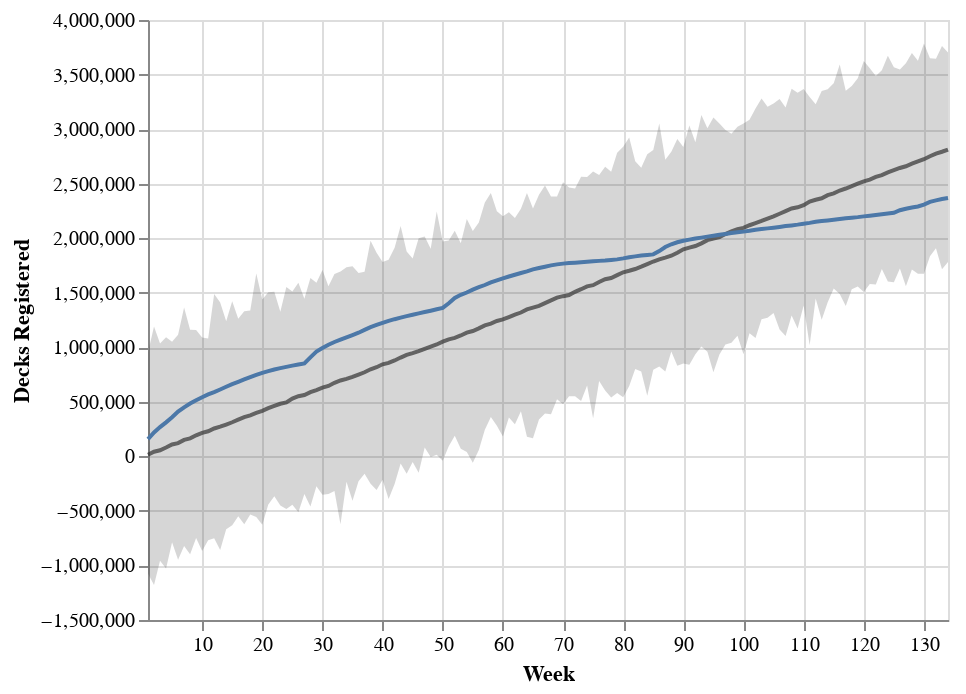

The cell this chart's notebook holds for it:
### Markdown cell above
This last plot is already interesting! While the fit is not great, we can see in the Residuals plot that the error in the model is relatively stable until week 80 and then increases over time. This coinsides with the first lockdown due to COVID-19 and restrictions on gatherings. So there was no competitive play at all, picking up new decks would have been impossible for many due to stores being closed and for most buying new decks would have been futile as joining others to play was prohibited.

So based on this finding, when creating a better model, it would be best to fit the model on the first 80 weeks and use the posterior predictor on the full range. The deviation of the model with the real data could give hints on the impact of COVID-19 on KeyForge sales.

To include interactive graphs on [blog.4dcu.be](https://blog.4dcu.be) the charts need to be compatible with vega-lite. These can be made in python using Altair. So below is a function to do this. Check out details [here](http://blog.4dcu.be/programming/2021/05/03/Interactive-Visualizations.html) .

### Code cell
from pymc3_altair import plot_fit_altair

chart = plot_fit_altair(model, trace, model_data)

chart.properties(width="container").save("./altair_output/model_1.json")
chart

### Figure 1 — Vega-Lite specification as saved in the notebook (floating-point values rounded to 4 significant figures; data arrays with more than 128 entries replaced by an {"elided": "..."} marker saying what was removed)
{"config": {"view": {"continuousWidth": 400, "continuousHeight": 300}}, "layer": [{"mark": {"type": "area", "color": "#333333", "opacity": 0.2}, "encoding": {"tooltip": [{"type": "quantitative", "field": "Total_scaled", "format": ",.0f", "title": "Registered Decks"}, {"type": "quantitative", "field": "max_posterior_predictor", "format": ",.0f", "title": "Model Max"}, {"type": "quantitative", "field": "mean_posterior_predictor", "format": ",.0f", "title": "Model Mean"}, {"type": "quantitative", "field": "min_posterior_predictor", "format": ",.0f", "title": "Model Min"}], "x": {"type": "quantitative", "field": "Week_nr", "scale": {"domain": [1, 134], "nice": false, "zero": false}, "title": "Week"}, "y": {"type": "quantitative", "field": "min_posterior_predictor", "title": "Decks Registered"}, "y2": {"field": "max_posterior_predictor"}}}, {"mark": {"type": "line", "color": "#333333", "opacity": 0.7}, "encoding": {"tooltip": [{"type": "quantitative", "field": "Total_scaled", "format": ",.0f", "title": "Registered Decks"}, {"type": "quantitative", "field": "max_posterior_predictor", "format": ",.0f", "title": "Model Max"}, {"type": "quantitative", "field": "mean_posterior_predictor", "format": ",.0f", "title": "Model Mean"}, {"type": "quantitative", "field": "min_posterior_predictor", "format": ",.0f", "title": "Model Min"}], "x": {"type": "quantitative", "field": "Week_nr", "scale": {"domain": [1, 134], "nice": false, "zero": false}, "title": "Week"}, "y": {"type": "quantitative", "field": "mean_posterior_predictor"}}}, {"mark": "line", "encoding": {"tooltip": [{"type": "quantitative", "field": "Total_scaled", "format": ",.0f", "title": "Registered Decks"}, {"type": "quantitative", "field": "max_posterior_predictor", "format": ",.0f", "title": "Model Max"}, {"type": "quantitative", "field": "mean_posterior_predictor", "format": ",.0f", "title": "Model Mean"}, {"type": "quantitative", "field": "min_posterior_predictor", "format": ",.0f", "title": "Model Min"}], "x": {"type": "quantitative", "field": "Week_nr", "scale": {"domain": [1, 134], "nice": false, "zero": false}, "title": "Week"}, "y": {"type": "quantitative", "field": "Total_scaled"}}}], "data": {"name": "data-fb22fbd3e4d35f856de09b51d8118c32"}, "$schema": "https://vega.github.io/schema/vega-lite/v4.8.1.json", "datasets": {"data-fb22fbd3e4d35f856de09b51d8118c32": {"elided": "134 records"}}}
